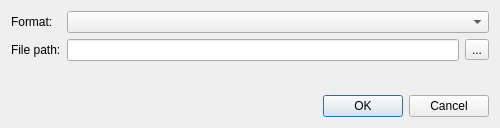
<?xml version="1.0" encoding="UTF-8"?>
<ui version="4.0">
 <class>ExportPrimersDialog</class>
 <widget class="QDialog" name="ExportPrimersDialog">
  <property name="geometry">
   <rect>
    <x>0</x>
    <y>0</y>
    <width>500</width>
    <height>128</height>
   </rect>
  </property>
  <property name="minimumSize">
   <size>
    <width>500</width>
    <height>0</height>
   </size>
  </property>
  <property name="windowTitle">
   <string>Export Primers</string>
  </property>
  <layout class="QVBoxLayout" name="verticalLayout">
   <property name="sizeConstraint">
    <enum>QLayout::SetMinAndMaxSize</enum>
   </property>
   <item>
    <widget class="QWidget" name="fileContainer" native="true">
     <layout class="QGridLayout" name="gridLayout">
      <property name="sizeConstraint">
       <enum>QLayout::SetMinAndMaxSize</enum>
      </property>
      <property name="margin" stdset="0">
       <number>0</number>
      </property>
      <item row="0" column="0">
       <widget class="QLabel" name="lblFormat">
        <property name="text">
         <string>Format:</string>
        </property>
       </widget>
      </item>
      <item row="0" column="1">
       <widget class="QComboBox" name="cbFormat">
        <property name="sizePolicy">
         <sizepolicy hsizetype="Expanding" vsizetype="Fixed">
          <horstretch>0</horstretch>
          <verstretch>0</verstretch>
         </sizepolicy>
        </property>
       </widget>
      </item>
      <item row="1" column="0">
       <widget class="QLabel" name="lblFilePath">
        <property name="text">
         <string>File path:</string>
        </property>
       </widget>
      </item>
      <item row="1" column="1">
       <layout class="QHBoxLayout" name="horizontalLayout_2">
        <item>
         <widget class="QLineEdit" name="leFilePath"/>
        </item>
        <item>
         <widget class="QToolButton" name="tbFileBrowse">
          <property name="text">
           <string>...</string>
          </property>
         </widget>
        </item>
       </layout>
      </item>
     </layout>
    </widget>
   </item>
   <item>
    <spacer name="verticalSpacer">
     <property name="orientation">
      <enum>Qt::Vertical</enum>
     </property>
     <property name="sizeHint" stdset="0">
      <size>
       <width>20</width>
       <height>40</height>
      </size>
     </property>
    </spacer>
   </item>
   <item>
    <widget class="QDialogButtonBox" name="buttonBox">
     <property name="orientation">
      <enum>Qt::Horizontal</enum>
     </property>
     <property name="standardButtons">
      <set>QDialogButtonBox::Cancel|QDialogButtonBox::Ok</set>
     </property>
    </widget>
   </item>
  </layout>
 </widget>
 <resources/>
 <connections>
  <connection>
   <sender>buttonBox</sender>
   <signal>accepted()</signal>
   <receiver>ExportPrimersDialog</receiver>
   <slot>accept()</slot>
   <hints>
    <hint type="sourcelabel">
     <x>248</x>
     <y>254</y>
    </hint>
    <hint type="destinationlabel">
     <x>157</x>
     <y>274</y>
    </hint>
   </hints>
  </connection>
  <connection>
   <sender>buttonBox</sender>
   <signal>rejected()</signal>
   <receiver>ExportPrimersDialog</receiver>
   <slot>reject()</slot>
   <hints>
    <hint type="sourcelabel">
     <x>316</x>
     <y>260</y>
    </hint>
    <hint type="destinationlabel">
     <x>286</x>
     <y>274</y>
    </hint>
   </hints>
  </connection>
 </connections>
</ui>
